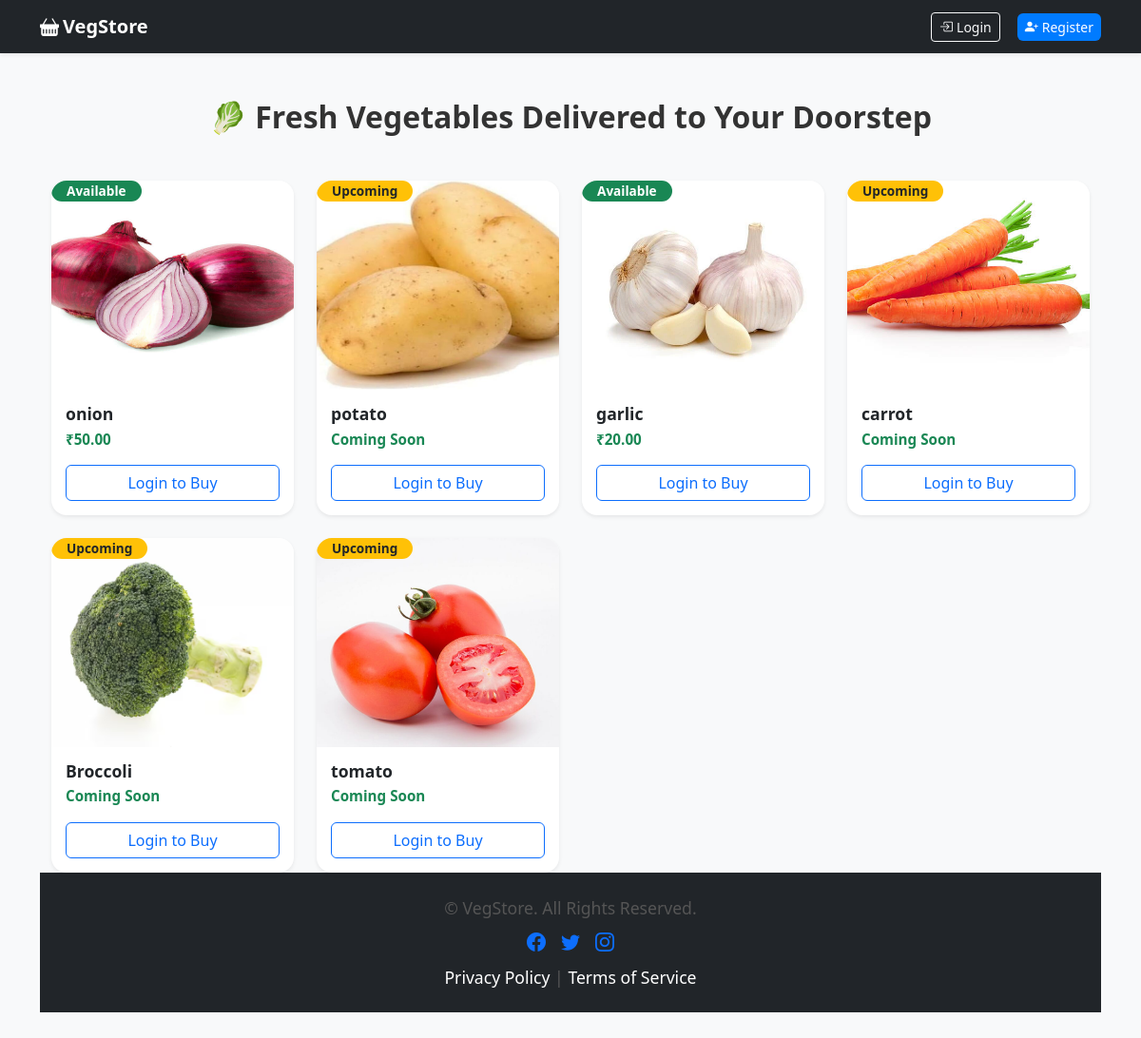
Before: / with the older database file.
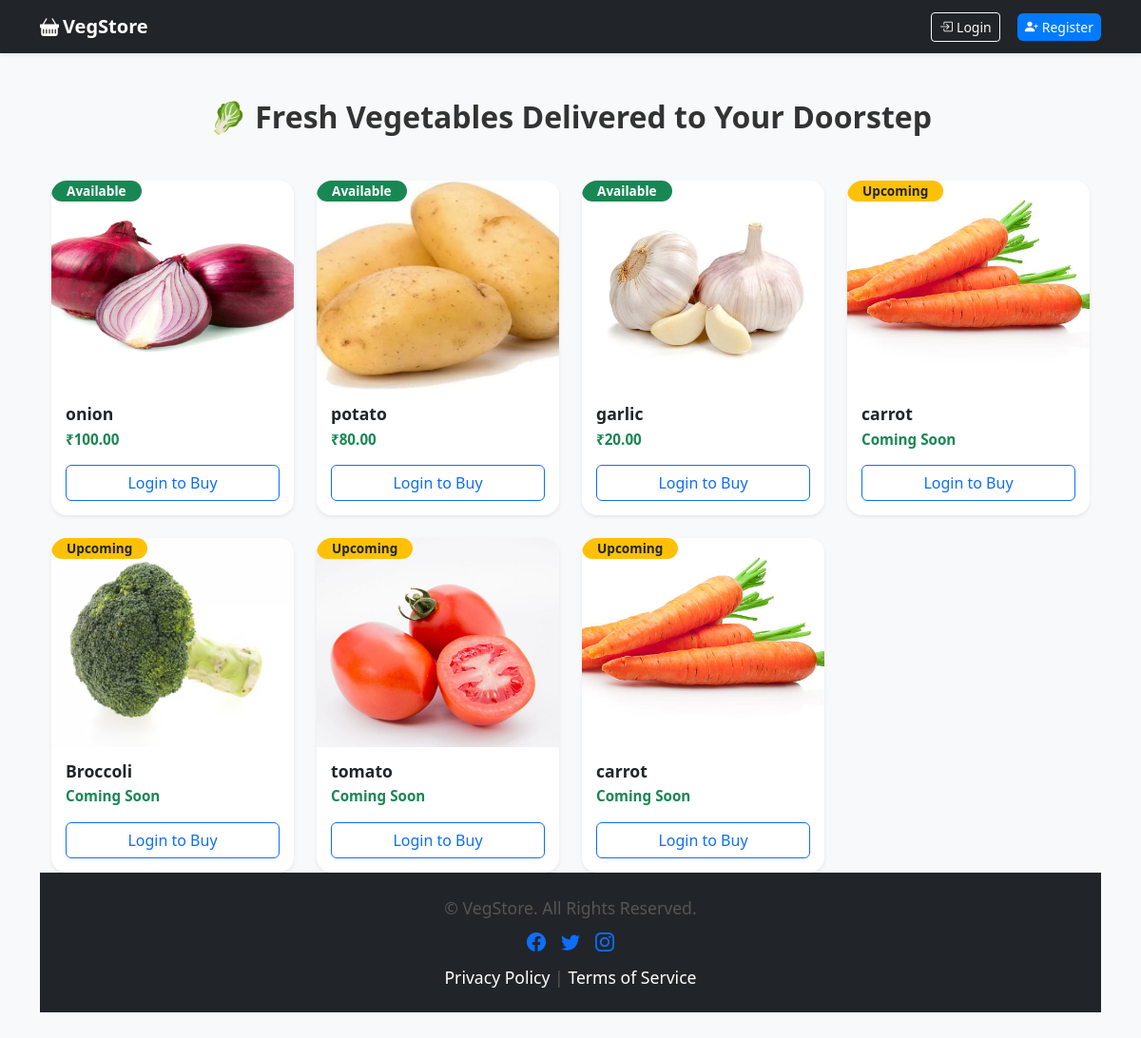
After: the same page with the newer database file.
### app.py (models this page shows)
class Product(db.Model):
    id = db.Column(db.Integer, primary_key=True)
    name = db.Column(db.String(150), nullable=False)
    price = db.Column(db.Float, nullable=False)
    image = db.Column(db.String(150), nullable=False)
    status = db.Column(db.String(20), nullable=False, default='available')  # available / upcoming

### app.py (the view)
@app.route('/')
def index():
    products = Product.query.all()
    return render_template('index.html', products=products)

### templates/index.html (shortened to what this page needs)
{% extends 'base.html' %}
{% block content %}
<link rel="stylesheet" href="{{ url_for('static', filename='css/style.css') }}">
<div class="container mt-5">
  <h2 class="mb-5 fw-bold text-center">
    🥬 Fresh Vegetables Delivered to Your Doorstep
  </h2>
  <div class="row g-4">
    {% for product in products %}
    <div class="col-lg-3 col-md-4 col-sm-6">
      <div class="card h-100 shadow-sm border-0 rounded-4 overflow-hidden position-relative hover-scale">
        <img src="{{ url_for('static', filename='images/' ~ product.image) }}"
             class="card-img-top"
             alt="{{ product.name }}"
             style="height:220px; object-fit:cover; transition: transform 0.3s;">
        {% if product.status == 'available' %}
        <span class="badge position-absolute top-2 start-2 bg-success text-white px-3 py-1 rounded-pill">
          Available
        </span>
        {% else %}
        <span class="badge position-absolute top-2 start-2 bg-warning text-dark px-3 py-1 rounded-pill">
          Upcoming
        </span>
        {% endif %}
        <div class="card-body d-flex flex-column">
          <h5 class="fw-semibold mb-1">{{ product.name }}</h5>
          <p class="text-success fw-bold mb-3">
            {% if product.status == 'available' %}
              ₹{{ "%.2f"|format(product.price) }}
            {% else %}
              Coming Soon
            {% endif %}
          </p>
          {% if current_user.is_authenticated %}
            {% if product.status == 'available' %}
            <form action="{{ url_for('add_to_cart', id=product.id) }}" method="POST" class="mt-auto">
              <div class="quantity-control d-flex align-items-center justify-content-center mb-3">
                <button type="button" class="btn btn-outline-secondary btn-sm btn-minus">−</button>
                <input type="number"
                       class="form-control form-control-sm mx-2 quantity-input text-center"
                       value="1"
                       min="1"
                       style="width:60px;">
                <button type="button" class="btn btn-outline-secondary btn-sm btn-plus">+</button>
              </div>
              <input type="hidden" name="quantity" class="cart-quantity" value="1">
              <button type="submit" class="btn btn-primary w-100 add-to-cart btn-hover">
                🛒 Add to Cart
              </button>
            </form>
            {% else %}
            <button class="btn btn-secondary w-100 mt-auto" disabled>Coming Soon</button>
            {% endif %}
          {% else %}
            <a href="{{ url_for('login') }}" class="btn btn-outline-primary w-100 mt-auto">Login to Buy</a>
          {% endif %}
        </div>
      </div>
    </div>
    {% endfor %}
  </div>
</div>
<footer class="mt-auto text-center bg-dark text-white py-4">
  <div class="container">
    <p class="mb-2">&copy; {{ current_year }} VegStore. All Rights Reserved.</p>
    <div class="d-flex justify-content-center gap-3 mb-2">
      <a href="#"><i class="bi bi-facebook fs-5"></i></a>
      <a href="#"><i class="bi bi-twitter fs-5"></i></a>
      <a href="#"><i class="bi bi-instagram fs-5"></i></a>
    </div>
    <p class="mb-0">
      <a href="#" class="text-white text-decoration-none">Privacy Policy</a> |
      <a href="#" class="text-white text-decoration-none">Terms of Service</a>
    </p>
  </div>
</footer>
{% endblock %}

### templates/base.html (shortened to what this page needs)
<!doctype html>
<html lang="en">
<head>
  <link href="https://cdn.jsdelivr.net/npm/bootstrap@5.3.2/dist/css/bootstrap.min.css" rel="stylesheet">
  <link href="https://cdn.jsdelivr.net/npm/bootstrap-icons@1.11.1/font/bootstrap-icons.css" rel="stylesheet">
  <link rel="stylesheet" href="{{ url_for('static', filename='css/style.css') }}">
</head>
<body class="bg-light">
<nav class="navbar navbar-expand-lg navbar-dark bg-dark shadow-sm">
  <div class="container">
    <a class="navbar-brand fw-bold d-flex align-items-center gap-1" href="{{ url_for('index') }}">
      <i class="bi bi-basket-fill"></i> VegStore
    </a>
    <div class="collapse navbar-collapse justify-content-end" id="navbarNav">
      <ul class="navbar-nav align-items-lg-center gap-2">
        {% if current_user.is_authenticated %}
          {% if current_user.is_admin %}
            <li class="nav-item">
              <a class="btn btn-warning btn-sm d-flex align-items-center gap-1" href="{{ url_for('admin_dashboard') }}">
                <i class="bi bi-speedometer2"></i> Admin Dashboard
              </a>
            </li>
          {% else %}
            <li class="nav-item">
              <a class="btn btn-outline-light btn-sm d-flex align-items-center gap-1" href="{{ url_for('cart') }}">
                <i class="bi bi-cart-fill"></i> Cart
              </a>
            </li>
            <li class="nav-item">
              <a class="btn btn-danger btn-sm d-flex align-items-center gap-1" href="{{ url_for('logout') }}">
                <i class="bi bi-box-arrow-right"></i> Logout
              </a>
            </li>
          {% endif %}
        {% else %}
          <li class="nav-item">
            <a class="btn btn-outline-light btn-sm d-flex align-items-center gap-1" href="{{ url_for('login') }}">
              <i class="bi bi-box-arrow-in-right"></i> Login
            </a>
          </li>
          <li class="nav-item">
            <a class="btn btn-success btn-sm d-flex align-items-center gap-1" href="{{ url_for('register') }}">
              <i class="bi bi-person-plus-fill"></i> Register
            </a>
          </li>
        {% endif %}
      </ul>
    </div>
  </div>
</nav>
<div class="container my-5">
  {% block content %}{% endblock %}
</div>
</body>
</html>

### static/css/style.css (style rules this page uses)
body { font-family: 'Segoe UI', Tahoma, Geneva, Verdana, sans-serif; background: #f9f9f9; color: #333; margin: 0; padding: 0; }
.navbar { margin-bottom: 30px; box-shadow: 0 2px 8px rgba(0,0,0,0.1); }
.navbar a.btn { margin-left: 10px; }
.card { border-radius: 12px; overflow: hidden; transition: transform 0.3s, box-shadow 0.3s; background: #fff; box-shadow: 0 2px 6px rgba(0,0,0,0.08); }
.card img { height: 180px; width: 100%; object-fit: cover; transition: transform 0.3s; }
.card-body { padding: 15px; }
.card-body h5 { font-size: 1.1rem; margin-bottom: 8px; }
.card-body p { font-size: 0.95rem; margin-bottom: 12px; }
.btn-success { background: #007bff; border: none; border-radius: 6px; transition: background 0.3s, transform 0.2s; }
.text-center p { font-size: 1.1rem; color: #555; }
.badge { font-size: 0.85rem; font-weight: 600; }

Changed rows visible on the page:
changed Product "onion": price "50.00" → "100.00"
changed Product "potato": price (not shown) → "80.00"; status "Upcoming Coming Soon" → "Available ₹"
added Product: image+name (picture), status "Upcoming", name "carrot"
